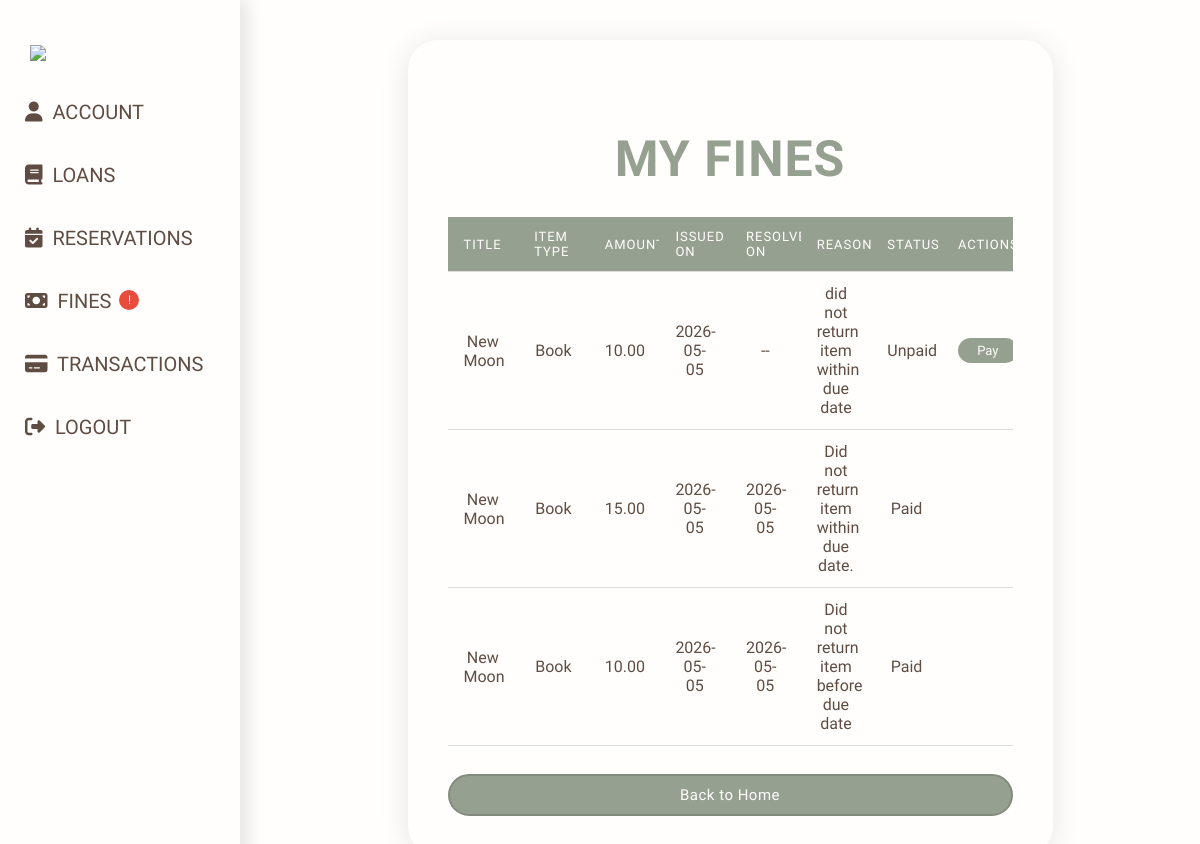
The app's page /fines (signed in), older data.
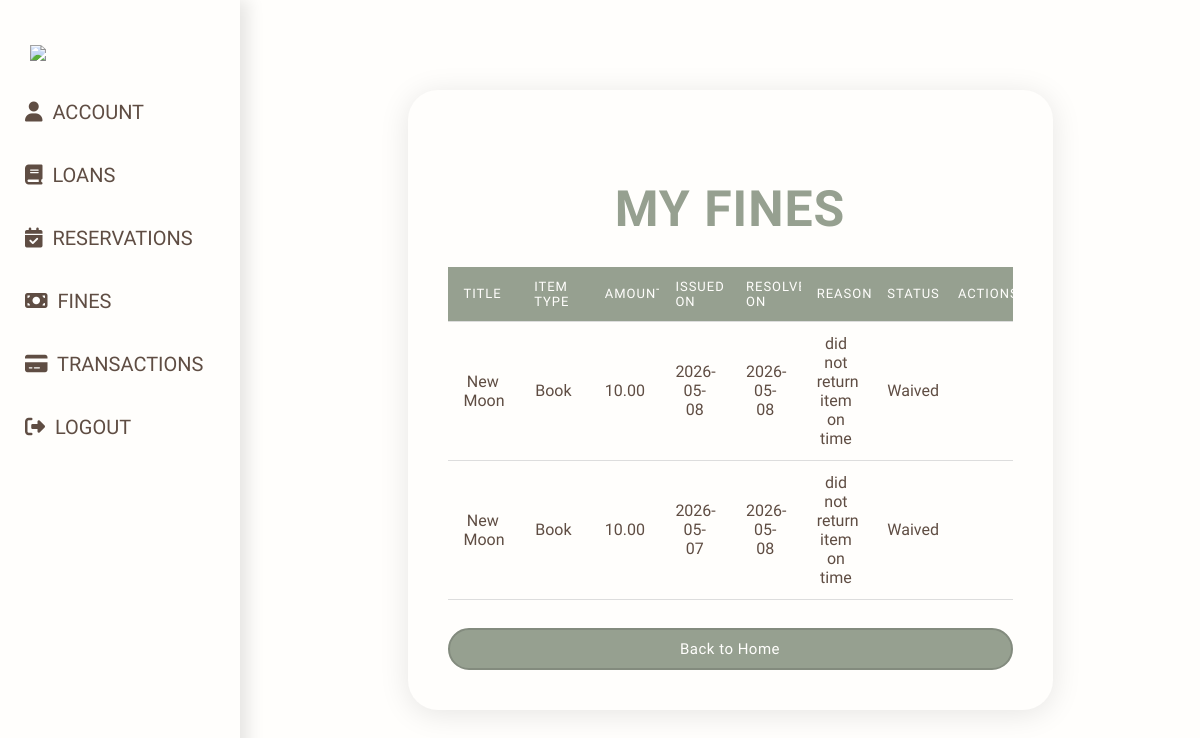
The same page, newer data.
### models/Fine.py (models this page shows, shortened)
class Fine(db.Model):
    __tablename__ = "Fines"
    id                   = db.Column(db.Integer, primary_key=True)
    fine_id              = db.Column(db.String(45), unique=True, nullable=False)
    transaction_id       = db.Column(db.String(45), db.ForeignKey("Transactions.transaction_id"), nullable=False)
    user_id              = db.Column(db.String(45), db.ForeignKey("users.user_id"), nullable=False)
    amount               = db.Column(db.Float, nullable=False)
    issued_on            = db.Column(db.DateTime, default=utcnow)
    status               = db.Column(db.Enum(FineStatus), nullable=False, default=FineStatus.UNPAID)
    resolved_on          = db.Column(db.DateTime, nullable=True)
    reason               = db.Column(db.String(320), nullable=False)
    user                 = db.relationship("User", backref="fines")
    transaction          = db.relationship("Transaction", backref="fines")

### models/Items.py (models this page shows, shortened)
class Item(db.Model):
    __tablename__ = "Items"
    id                  = db.Column(db.Integer, primary_key = True)
    item_id             = db.Column(db.String(36), unique = True, nullable = False)
    title               = db.Column(db.String(200), nullable = False)
    description         = db.Column(db.String(300), nullable = True)
    qty                 = db.Column(db.Integer, nullable = False)
    available_qty       = db.Column(db.Integer, nullable = False)
    added_on            = db.Column(db.DateTime, default = utcnow)
    item_type           = db.Column(db.String(20), nullable = False)
    image_url           = db.Column(db.String(500), nullable = True)
    loan_days           = 14
    __mapper_args__ = {
        'polymorphic_on': item_type,
        'polymorphic_identity': 'item'
    }

### app.py (the view)
@app.route('/fines')
@login_required
def fines():
    fines = (Fine.query.filter_by(user_id=current_user.user_id).order_by(Fine.issued_on.desc()).all())
    return render_template('fines.html', user=current_user, fines=fines)

### app.py (called while the page is built)
@login_manager.user_loader
def load_user(user_id):
    return User.query.filter_by(user_id=user_id).first()

### templates/fines.html (shortened to what this page needs)
{% extends "profile-layout.html" %}
{% block content %}
<h2 class="title">My Fines</h2>
<br>
{% if fines %}
    <table class = "t-table">
        <thead>
            <tr>
                <th>Title</th>
                <th>Item Type</th>
                <th>Amount</th>
                <th>Issued On</th>
                <th>Resolved On</th>
                <th>Reason</th>
                <th>Status</th>
                <th>Actions</th>
            </tr>
        </thead>
        <tbody>
            {% for f in fines %}
            <tr>
                <td>{{ f.transaction.item.title if f.transaction.item else 'N/A' }}</td>
                <td>{{ f.transaction.item.item_type if f.transaction.item else 'N/A' }}</td>
                <td>{{ "%.2f"|format(f.amount) }}</td>
                <td>{{ f.issued_on.strftime('%Y-%m-%d') if f.issued_on else '--' }}</td>
                <td>{{ f.resolved_on.strftime('%Y-%m-%d') if f.resolved_on else '--' }}</td>
                <td>{{ f.reason if f.reason else 'N/A' }}</td>
                <td>{{ f.status.value }}</td>
                <td>
                    {% if f.status.value == 'Unpaid' %}
                        <form method = "post" action="{{ url_for('pay_fine', fine_id=f.fine_id) }}">
                            <button type = "submit" class="pay-btn">Pay</button>
                        </form>
                    {% endif %}
                </td>
            </tr>
            {% endfor %}
        </tbody>
    </table>
{% else %}
<p>No fines found.</p>
{% endif %}
<a href="{{ url_for('index') }}" class="btn">Back to Home</a>
{% endblock %}

Row changes from the older to the newer data that the page shows:
removed Fine: transaction.item "New Moon", transaction.item "Book", amount "10.00", issued_on "2026-05-05", resolved_on "--", reason "did not return item within due date", status.value "Unpaid"
removed Fine: transaction.item "New Moon", transaction.item "Book", amount "15.00", issued_on "2026-05-05", resolved_on "2026-05-05", reason "Did not return item within due date.", status.value "Paid"
removed Fine: transaction.item "New Moon", transaction.item "Book", amount "10.00", issued_on "2026-05-05", resolved_on "2026-05-05", reason "Did not return item before due date", status.value "Paid"
added Fine: transaction.item "New Moon", transaction.item "Book", amount "10.00", issued_on "2026-05-08", resolved_on "2026-05-08", reason "did not return item on time", status.value "Waived"
added Fine: transaction.item "New Moon", transaction.item "Book", amount "10.00", issued_on "2026-05-07", resolved_on "2026-05-08", reason "did not return item on time", status.value "Waived"
